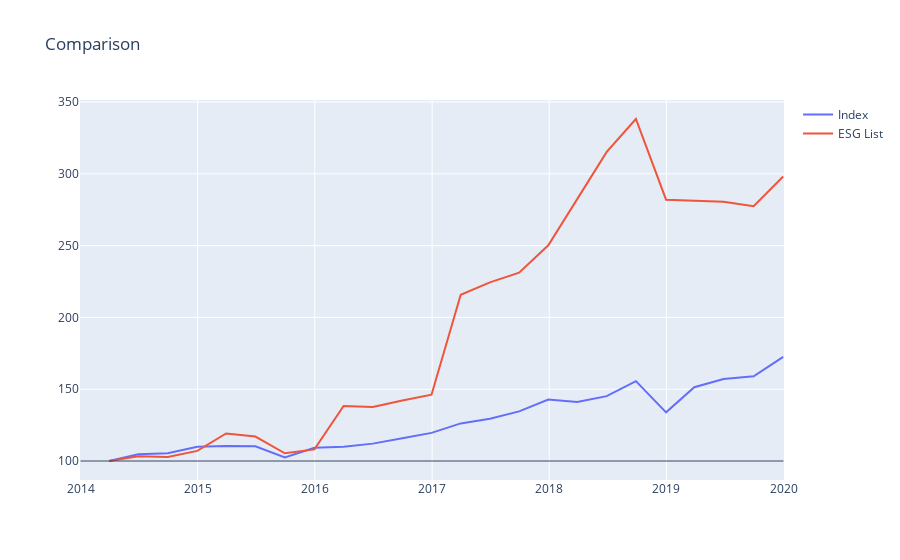

The cell this chart's notebook holds for it:
### Markdown cell above
### Plot the comparison

### Code cell
# plot the graphs together
res = [go.Scatter(x=sp['Date'], y=sp['Rebased'], name='Index', mode='lines'),
       go.Scatter(x=df3['Date'], y=df3['Rebased'], name='ESG List', mode='lines')]
lay = {'shapes': [
        {'type': 'line','x0': '{}-01-01'.format(start_year),'y0': 100,'x1': '{}-01-01'.format(end_year),'y1': 100,'line': {'width': 1},}
    ],
    'showlegend': True
}
fig = go.Figure(data=res, layout=lay)
fig.update_layout(title='Comparison')
fig.show()

### Figure 1 — Plotly figure (JSON) as saved in the notebook; plotly's stock layout.template omitted (floating-point values rounded to 4 significant figures)
{"data": [{"mode": "lines", "name": "Index", "type": "scatter", "x": ["2014-03-31T00:00:00Z", "2014-06-30T00:00:00Z", "2014-09-30T00:00:00Z", "2014-12-31T00:00:00Z", "2015-03-31T00:00:00Z", "2015-06-30T00:00:00Z", "2015-09-30T00:00:00Z", "2015-12-31T00:00:00Z", "2016-03-31T00:00:00Z", "2016-06-30T00:00:00Z", "2016-09-30T00:00:00Z", "2016-12-30T00:00:00Z", "2017-03-31T00:00:00Z", "2017-06-30T00:00:00Z", "2017-09-29T00:00:00Z", "2017-12-29T00:00:00Z", "2018-03-29T00:00:00Z", "2018-06-29T00:00:00Z", "2018-09-28T00:00:00Z", "2018-12-31T00:00:00Z", "2019-03-29T00:00:00Z", "2019-06-28T00:00:00Z", "2019-09-30T00:00:00Z", "2019-12-31T00:00:00Z"], "y": [100, 104.7, 105.3, 110.0, 110.4, 110.2, 102.5, 109.2, 110.0, 112.1, 115.8, 119.6, 126.2, 129.4, 134.6, 142.8, 141.0, 145.2, 155.6, 133.9, 151.4, 157.1, 159.0, 172.6]}, {"mode": "lines", "name": "ESG List", "type": "scatter", "x": ["2014-03-31T00:00:00Z", "2014-06-30T00:00:00Z", "2014-09-30T00:00:00Z", "2014-12-31T00:00:00Z", "2015-03-31T00:00:00Z", "2015-06-30T00:00:00Z", "2015-09-30T00:00:00Z", "2015-12-31T00:00:00Z", "2016-03-31T00:00:00Z", "2016-06-30T00:00:00Z", "2016-09-30T00:00:00Z", "2016-12-30T00:00:00Z", "2017-03-31T00:00:00Z", "2017-06-30T00:00:00Z", "2017-09-29T00:00:00Z", "2017-12-29T00:00:00Z", "2018-06-29T00:00:00Z", "2018-09-28T00:00:00Z", "2018-12-31T00:00:00Z", "2019-06-28T00:00:00Z", "2019-09-30T00:00:00Z", "2019-12-31T00:00:00Z"], "y": [100, 103.4, 102.8, 107.0, 119.2, 117.0, 105.4, 108.1, 138.3, 137.6, 142.2, 146.2, 215.8, 224.4, 231.2, 250.2, 315.2, 338.2, 282.0, 280.6, 277.4, 298.2]}], "layout": {"shapes": [{"line": {"width": 1}, "type": "line", "x0": "2014-01-01", "x1": "2020-01-01", "y0": 100, "y1": 100}], "showlegend": true, "title": {"text": "Comparison"}}}
